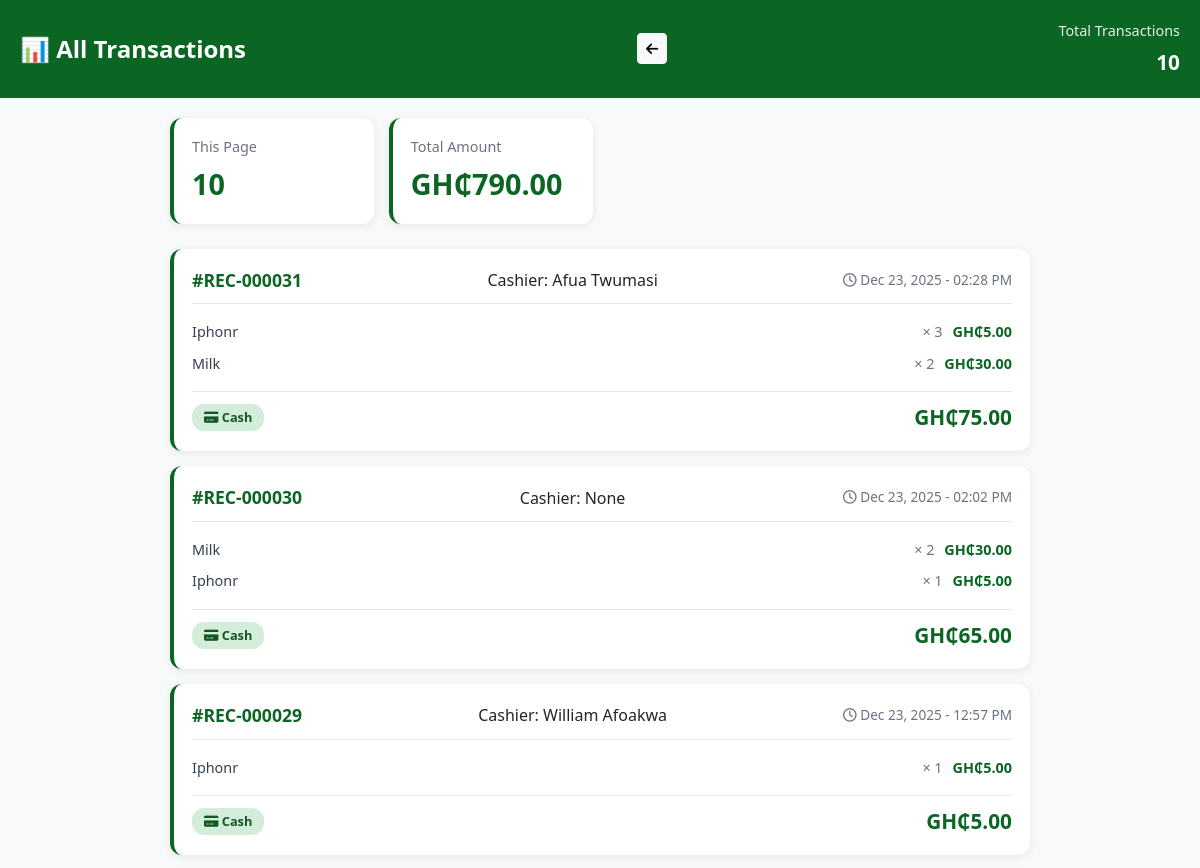
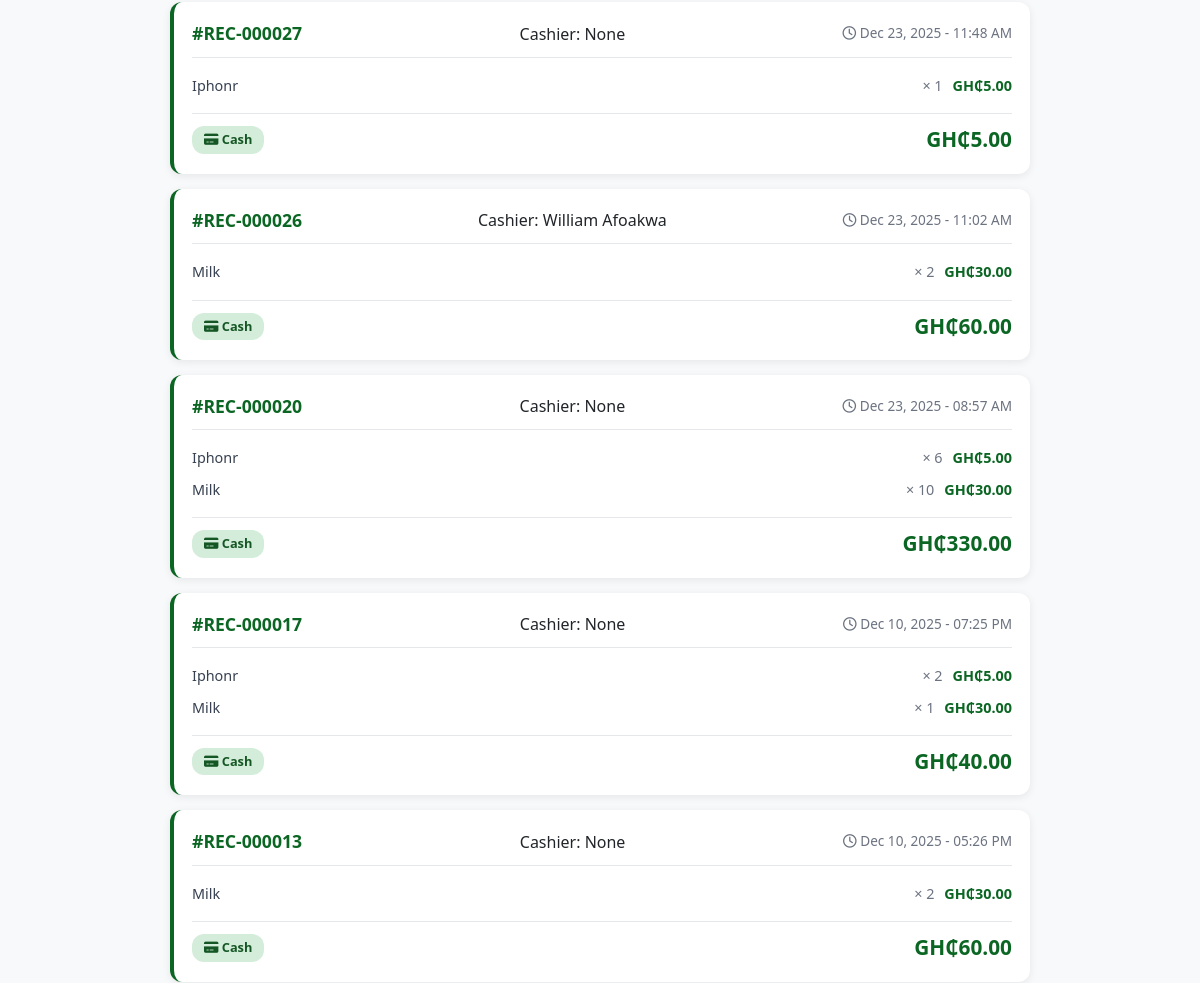
/transactions/ (signed in, upper part), run on an earlier commit of the app's database (2 pictures, top to bottom).
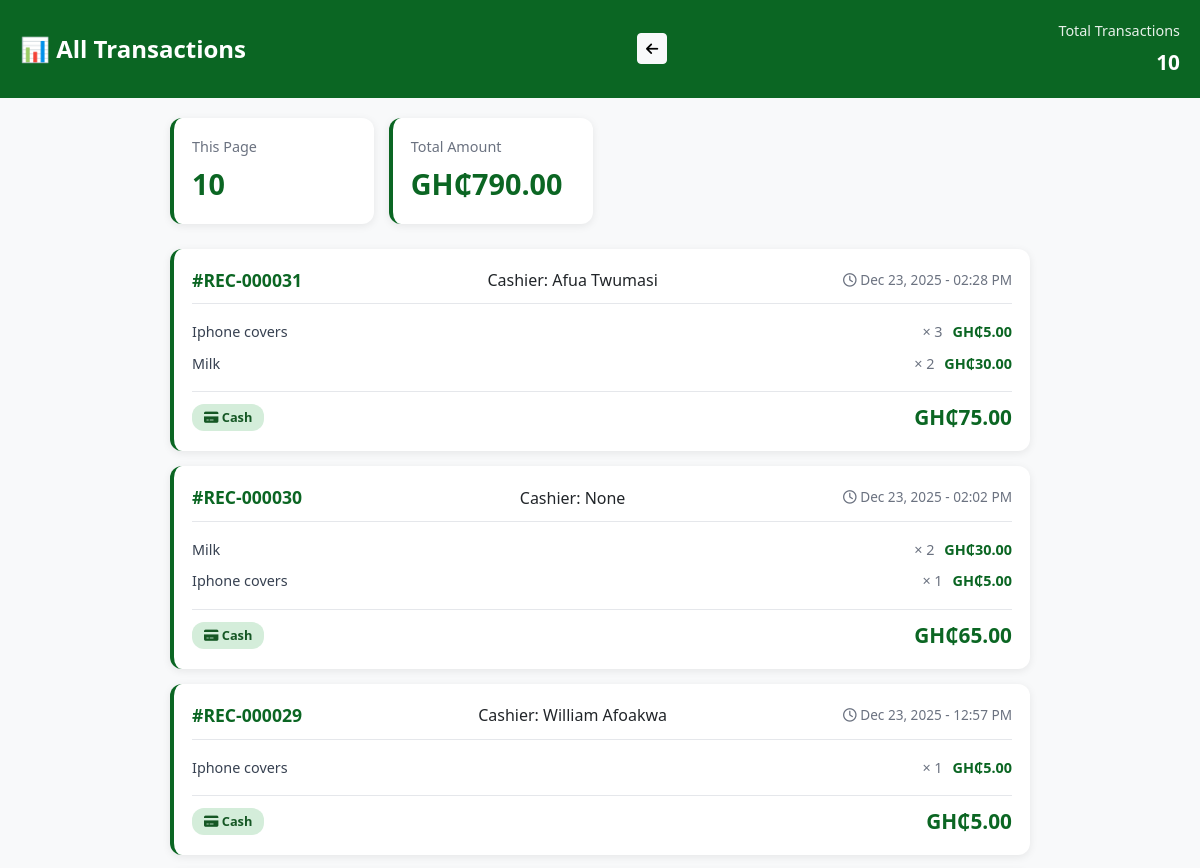
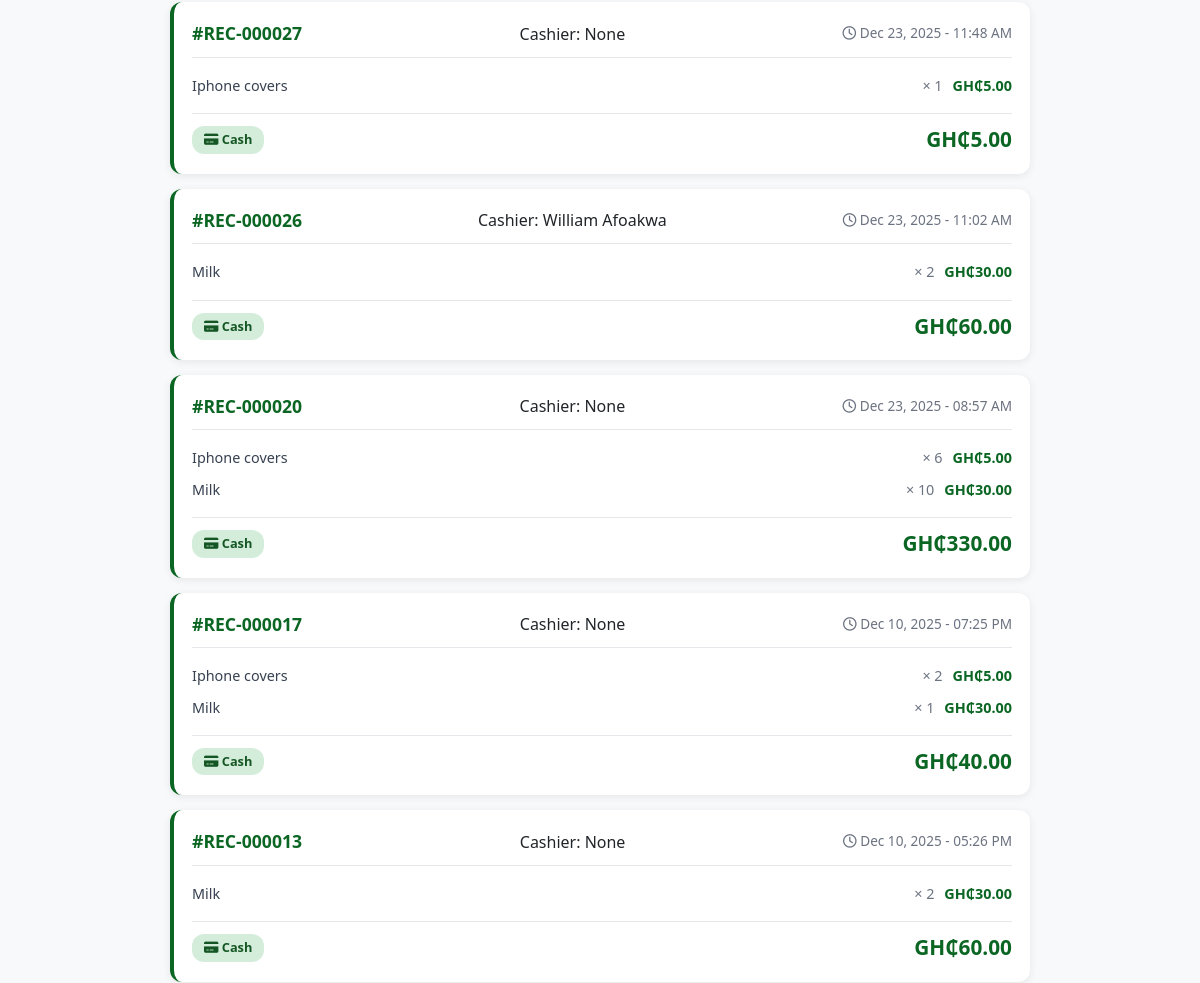
And on a later commit of the database (2 pictures, top to bottom).
### user/models.py (models this page shows, shortened)
class SaleItem(models.Model):
    sale = models.ForeignKey(Sales, related_name="items", on_delete=models.CASCADE)
    product = models.ForeignKey(Product, on_delete=models.PROTECT)
    quantity = models.IntegerField()
    unit_price = models.DecimalField(max_digits=10, decimal_places=2)
    class Meta:
        db_table = 'sale_item'

class Product(models.Model):
    name = models.CharField(max_length=200)
    category = models.ForeignKey(Category, on_delete=models.PROTECT)
    description = models.TextField(blank=True)
    price = models.DecimalField(max_digits=10, decimal_places=2)
    cost_price = models.DecimalField(max_digits=10, decimal_places=2, null=True, blank=True)
    stock = models.IntegerField(default=0)
    min_stock = models.IntegerField(default=10)
    sku = models.CharField(max_length=50, blank=True)
    created_at = models.DateTimeField(auto_now_add=True)
    stock_level = models.CharField(max_length=50, blank=True, choices=[
        ('In Stock', 'In Stock'),
        ('Low Stock', 'Low Stock'),
        ('Out of Stock', 'Out of Stock'),
    ], default='In Stock')
    class Meta:
        db_table = 'product'

### user/views.py (the view)
# urls.py: path('transactions/', views.transactions, name='transactions'),
@login_required
def transactions(request):
    receipts = Receipt.objects.select_related('sale').prefetch_related(
        'sale__items__product'
    ).order_by('-issued_at')
    paginator = Paginator(receipts, 15)
    page_number = request.GET.get('page')
    page_obj = paginator.get_page(page_number)
    total_amount = sum(receipt.sale.total_amount for receipt in page_obj)
    context = {
        'page_obj': page_obj,
        'receipts': page_obj,
        'total_transactions': receipts.count(),
        'total_amount': total_amount,
    }
    return render(request, 'transactions.html', context)

### user/models.py (called while the page is built)
    def __str__(self):
        return f"{self.first_name} {self.last_name}"

### templates/transactions.html (shortened to what this page needs)
{% load static %}
<!DOCTYPE html>
<html lang="en">
<head>
    <link href="https://cdn.jsdelivr.net/npm/bootstrap@5.3.0/dist/css/bootstrap.min.css" rel="stylesheet">
    <link rel="stylesheet" href="https://cdnjs.cloudflare.com/ajax/libs/font-awesome/6.4.0/css/all.min.css">
</head>
<body>
    <div class="top-header">
        <div class="header-content">
            <div class="header-title">
                <h2>📊 All Transactions</h2>
            </div>
            <button class="btn btn-sm btn-light" onclick="window.history.back()">
                <i class="fas fa-arrow-left"></i>
            </button>
            <div class="header-stats">
                <p>Total Transactions</p>
                <div class="amount">{{ total_transactions }}</div>
            </div>
        </div>
    </div>
    <div class="content-wrapper">
        <div class="summary-stats">
            <div class="summary-card">
                <div class="summary-label">This Page</div>
                <div class="summary-value">{{ page_obj|length }}</div>
            </div>
            <div class="summary-card">
                <div class="summary-label">Total Amount</div>
                <div class="summary-value">GH₵{{ total_amount|floatformat:2 }}</div>
            </div>
        </div>
        {% if receipts %}
            {% for receipt in receipts %}
            <div class="transaction-card">
                <div class="transaction-header">
                    <span class="transaction-id">#{{ receipt.receipt_number }}</span>
                    <span>Cashier: {{ receipt.sale.cashier }}</span>
                    <span class="transaction-time">
                        <i class="far fa-clock"></i> {{ receipt.issued_at|date:"M d, Y - h:i A" }}
                    </span>
                </div>
                <div class="transaction-body">
                    <div class="transaction-items">
                        {% for item in receipt.sale.items.all %}
                        <div class="item-row">
                            <span class="item-name">{{ item.product.name }}</span>
                            <span class="item-quantity">× {{ item.quantity }}</span>
                            <span class="item-price">GH₵{{ item.unit_price }}</span>
                        </div>
                        {% endfor %}
                    </div>
                </div>
                <div class="transaction-footer">
                    <span class="payment-method payment-{{ receipt.sale.payment_method }}">
                        <i class="fas fa-credit-card"></i> {{ receipt.sale.get_payment_method_display }}
                    </span>
                    <span class="transaction-amount">GH₵{{ receipt.sale.total_amount }}</span>
                </div>
            </div>
            {% endfor %}
        {% endif %}
    </div>
</body>
</html>

What changed in the data, as far as the page shows it:
changed through a linked row, SaleItem (number 1 of 12 on the later page): product.name "Iphonr" → "Iphone covers"
changed through a linked row, SaleItem (number 4 of 12 on the later page): product.name "Iphonr" → "Iphone covers"
changed through a linked row, SaleItem (number 5 of 12 on the later page): product.name "Iphonr" → "Iphone covers"
changed through a linked row, SaleItem (number 6 of 12 on the later page): product.name "Iphonr" → "Iphone covers"
changed through a linked row, SaleItem (number 8 of 12 on the later page): product.name "Iphonr" → "Iphone covers"
changed through a linked row, SaleItem (number 10 of 12 on the later page): product.name "Iphonr" → "Iphone covers"
